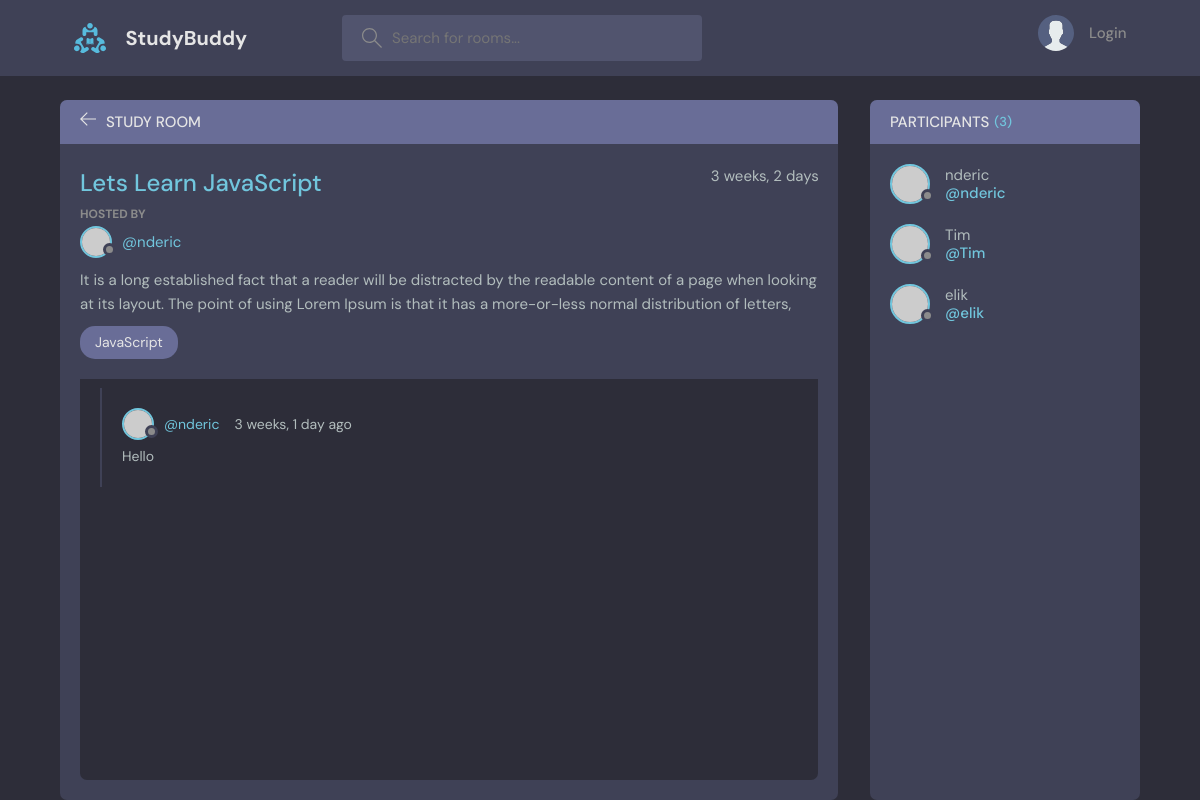
The page /room/1/ on the database as committed earlier.
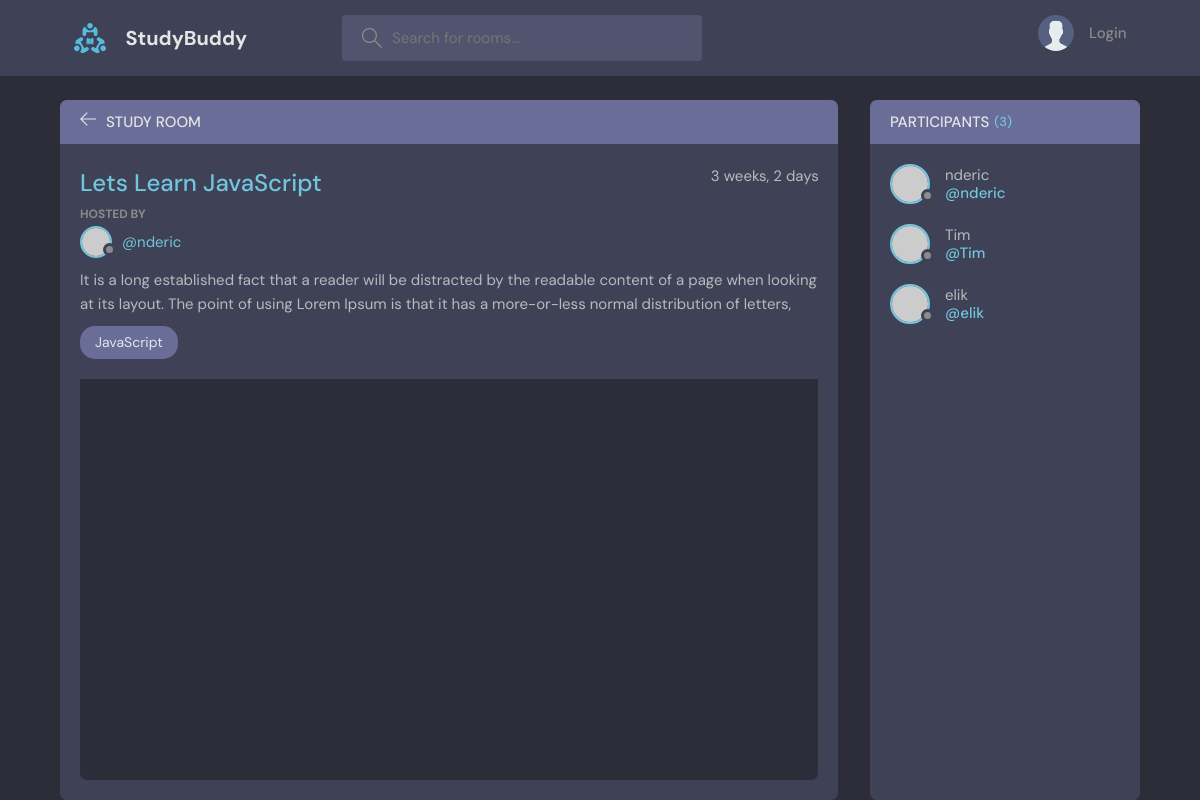
The same page on the database as committed later.
### base/models.py (models this page shows, shortened)
class Message(models.Model):
    user = models.ForeignKey(User, on_delete=models.CASCADE)
    room = models.ForeignKey(Room, on_delete=models.CASCADE)
    body = models.TextField()
    updated = models.DateTimeField(auto_now=True)
    created = models.DateTimeField(auto_now_add=True)

### base/views.py (the view, shortened to what this page needs)
# urls.py: path('room/<str:id>/', views.room, name="room"),
def room(request, id):
    room = Room.objects.get(id=id)
    room_messages = room.message_set.all().order_by('-created')
    participants = room.participants.all()
    context = {'room': room, 'room_messages': room_messages,
               'participants': participants}
    return render(request, 'base/room.html', context)

### base/templates/base/room.html (shortened to what this page needs)
{% extends 'main.html' %} {% block content%}
<main class="profile-page layout layout--2">
  <div class="container">
    <div class="room">
      <div class="room__top">
        <div class="room__topLeft">
          <a href="{{request.META.HTTP_REFERER}}">
            <svg
              version="1.1"
              xmlns="http://www.w3.org/2000/svg"
              width="32"
              height="32"
              viewBox="0 0 32 32"
            >
              <title>arrow-left</title>
              <path
                d="M13.723 2.286l-13.723 13.714 13.719 13.714 1.616-1.611-10.96-10.96h27.625v-2.286h-27.625l10.965-10.965-1.616-1.607z"
              ></path>
            </svg>
          </a>
          <h3>Study Room</h3>
        </div>
      </div>
      <div class="room__box scroll">
        <div class="room__header scroll">
          <div class="room__info">
            <h3>{{room.name}}</h3>
            <span>{{room.created|timesince}}</span>
          </div>
          <div class="room__hosted">
            <p>Hosted By</p>
            <a
              href="{% url 'user-profile' room.host.id %}"
              class="room__author"
            >
              <div class="avatar avatar--small">
                <img src="https://randomuser.me/api/portraits/men/37.jpg" />
              </div>
              <span>@{{room.host.username}}</span>
            </a>
          </div>
          <div class="room__details">{{room.description}}</div>
          <span class="room__topics">{{room.topic.name}}</span>
        </div>
        <div class="room__conversation">
          <div class="threads scroll">
            {% for message in room_messages %}
            <div class="thread">
              <div class="thread__top">
                <div class="thread__author">
                  <a
                    href="{% url 'user-profile' message.user.id %}"
                    class="thread__authorInfo"
                  >
                    <div class="avatar avatar--small">
                      <img
                        src="https://randomuser.me/api/portraits/men/37.jpg"
                      />
                    </div>
                    <span>@{{message.user.username}}</span>
                  </a>
                  <span class="thread__date"
                    >{{message.created|timesince}} ago</span
                  >
                </div>
              </div>
              <div class="thread__details">{{message.body}}</div>
            </div>
            {% endfor %}
          </div>
        </div>
      </div>
    </div>
    <div class="participants">
      <h3 class="participants__top">
        Participants <span>({{participants.count}})</span>
      </h3>
      <div class="participants__list scroll">
        {% for user in participants %}
        <a href="{% url 'user-profile' user.id %}" class="participant">
          <div class="avatar avatar--medium">
            <img src="https://randomuser.me/api/portraits/men/37.jpg" />
          </div>
          <p>
            {{user.username}}
            <span>@{{user.username}}</span>
          </p>
        </a>
        {% endfor %}
      </div>
    </div>
  </div>
</main>
{% endblock %}

Rows that differ between the two databases and show on the page:
removed Message: user.username "nderic", created "3 weeks, 1 day", body "Hello"
